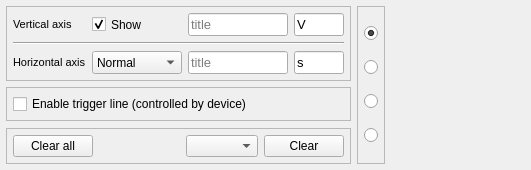
            <widget class="QWidget" name="settings">
             <attribute name="icon">
              <iconset resource="resources.qrc">
               <normaloff>:/images/icons/settingsLighter.png</normaloff>:/images/icons/settingsLighter.png</iconset>
             </attribute>
             <attribute name="title">
              <string/>
             </attribute>
             <layout class="QHBoxLayout" name="horizontalLayout" stretch="1,1,1000">
              <property name="leftMargin">
               <number>6</number>
              </property>
              <property name="topMargin">
               <number>6</number>
              </property>
              <property name="rightMargin">
               <number>6</number>
              </property>
              <property name="bottomMargin">
               <number>6</number>
              </property>
              <item>
               <layout class="QVBoxLayout" name="verticalLayout_9">
                <property name="spacing">
                 <number>6</number>
                </property>
                <item>
                 <widget class="QFrame" name="frame_5">
                  <property name="frameShape">
                   <enum>QFrame::StyledPanel</enum>
                  </property>
                  <property name="frameShadow">
                   <enum>QFrame::Plain</enum>
                  </property>
                  <layout class="QGridLayout" name="gridLayout_11" columnstretch="1,1,1000,1">
                   <property name="leftMargin">
                    <number>6</number>
                   </property>
                   <property name="topMargin">
                    <number>6</number>
                   </property>
                   <property name="rightMargin">
                    <number>6</number>
                   </property>
                   <property name="bottomMargin">
                    <number>6</number>
                   </property>
                   <item row="2" column="1">
                    <widget class="QComboBox" name="comboBoxHAxisType">
                     <property name="sizePolicy">
                      <sizepolicy hsizetype="Preferred" vsizetype="Preferred">
                       <horstretch>0</horstretch>
                       <verstretch>0</verstretch>
                      </sizepolicy>
                     </property>
                     <property name="toolTip">
                      <string>&lt;html&gt;&lt;head/&gt;&lt;body&gt;&lt;p&gt;Style of time values&lt;/p&gt;&lt;/body&gt;&lt;/html&gt;</string>
                     </property>
                     <property name="currentIndex">
                      <number>1</number>
                     </property>
                     <item>
                      <property name="text">
                       <string>Hidden</string>
                      </property>
                     </item>
                     <item>
                      <property name="text">
                       <string>Normal</string>
                      </property>
                     </item>
                     <item>
                      <property name="text">
                       <string>MM:SS</string>
                      </property>
                     </item>
                     <item>
                      <property name="text">
                       <string>HH:MM:SS</string>
                      </property>
                     </item>
                    </widget>
                   </item>
                   <item row="2" column="0">
                    <widget class="QLabel" name="label_25">
                     <property name="font">
                      <font>
                       <pointsize>8</pointsize>
                      </font>
                     </property>
                     <property name="text">
                      <string>Horizontal axis</string>
                     </property>
                    </widget>
                   </item>
                   <item row="0" column="2">
                    <widget class="QLineEdit" name="lineEditVtitle">
                     <property name="sizePolicy">
                      <sizepolicy hsizetype="Preferred" vsizetype="Preferred">
                       <horstretch>0</horstretch>
                       <verstretch>0</verstretch>
                      </sizepolicy>
                     </property>
                     <property name="minimumSize">
                      <size>
                       <width>100</width>
                       <height>0</height>
                      </size>
                     </property>
                     <property name="font">
                      <font>
                       <pointsize>10</pointsize>
                      </font>
                     </property>
                     <property name="placeholderText">
                      <string>title</string>
                     </property>
                     <property name="clearButtonEnabled">
                      <bool>true</bool>
                     </property>
                    </widget>
                   </item>
                   <item row="0" column="3">
                    <widget class="QLineEdit" name="lineEditVUnit">
                     <property name="sizePolicy">
                      <sizepolicy hsizetype="Preferred" vsizetype="Preferred">
                       <horstretch>0</horstretch>
                       <verstretch>0</verstretch>
                      </sizepolicy>
                     </property>
                     <property name="minimumSize">
                      <size>
                       <width>50</width>
                       <height>0</height>
                      </size>
                     </property>
                     <property name="font">
                      <font>
                       <pointsize>10</pointsize>
                      </font>
                     </property>
                     <property name="toolTip">
                      <string>&lt;html&gt;&lt;head/&gt;&lt;body&gt;&lt;p&gt;Unit of values. Use base unit without any prefix.&lt;/p&gt;&lt;/body&gt;&lt;/html&gt;</string>
                     </property>
                     <property name="text">
                      <string>V</string>
                     </property>
                     <property name="maxLength">
                      <number>32767</number>
                     </property>
                     <property name="frame">
                      <bool>true</bool>
                     </property>
                     <property name="placeholderText">
                      <string>unit</string>
                     </property>
                    </widget>
                   </item>
                   <item row="2" column="2">
                    <widget class="QLineEdit" name="lineEditHtitle">
                     <property name="sizePolicy">
                      <sizepolicy hsizetype="Preferred" vsizetype="Preferred">
                       <horstretch>0</horstretch>
                       <verstretch>0</verstretch>
                      </sizepolicy>
                     </property>
                     <property name="minimumSize">
                      <size>
                       <width>100</width>
                       <height>0</height>
                      </size>
                     </property>
                     <property name="font">
                      <font>
                       <pointsize>10</pointsize>
                      </font>
                     </property>
                     <property name="placeholderText">
                      <string>title</string>
                     </property>
                     <property name="clearButtonEnabled">
                      <bool>true</bool>
                     </property>
                    </widget>
                   </item>
                   <item row="0" column="0">
                    <widget class="QLabel" name="label_16">
                     <property name="font">
                      <font>
                       <pointsize>8</pointsize>
                      </font>
                     </property>
                     <property name="text">
                      <string>Vertical axis</string>
                     </property>
                    </widget>
                   </item>
                   <item row="0" column="1">
                    <widget class="QCheckBox" name="checkBoxVerticalValues">
                     <property name="sizePolicy">
                      <sizepolicy hsizetype="Preferred" vsizetype="Preferred">
                       <horstretch>0</horstretch>
                       <verstretch>0</verstretch>
                      </sizepolicy>
                     </property>
                     <property name="text">
                      <string>Show</string>
                     </property>
                     <property name="iconSize">
                      <size>
                       <width>16</width>
                       <height>16</height>
                      </size>
                     </property>
                     <property name="checked">
                      <bool>true</bool>
                     </property>
                    </widget>
                   </item>
                   <item row="2" column="3">
                    <widget class="QLineEdit" name="lineEditHUnit">
                     <property name="sizePolicy">
                      <sizepolicy hsizetype="Preferred" vsizetype="Preferred">
                       <horstretch>0</horstretch>
                       <verstretch>0</verstretch>
                      </sizepolicy>
                     </property>
                     <property name="minimumSize">
                      <size>
                       <width>50</width>
                       <height>0</height>
                      </size>
                     </property>
                     <property name="font">
                      <font>
                       <pointsize>10</pointsize>
                      </font>
                     </property>
                     <property name="toolTip">
                      <string>&lt;html&gt;&lt;head/&gt;&lt;body&gt;&lt;p&gt;Unit of values on horizontal axis. Use base unit without any prefix. If 's' is set as a unit, reciprocal of value has units of 'Hz'.&lt;/p&gt;&lt;/body&gt;&lt;/html&gt;</string>
                     </property>
                     <property name="text">
                      <string>s</string>
                     </property>
                     <property name="placeholderText">
                      <string>unit</string>
                     </property>
                     <property name="clearButtonEnabled">
                      <bool>false</bool>
                     </property>
                    </widget>
                   </item>
                   <item row="1" column="0" colspan="4">
                    <widget class="Line" name="line_2">
                     <property name="orientation">
                      <enum>Qt::Horizontal</enum>
                     </property>
                    </widget>
                   </item>
                  </layout>
                 </widget>
                </item>
                <item>
                 <widget class="QFrame" name="frame_25">
                  <property name="frameShape">
                   <enum>QFrame::StyledPanel</enum>
                  </property>
                  <property name="frameShadow">
                   <enum>QFrame::Plain</enum>
                  </property>
                  <layout class="QVBoxLayout" name="verticalLayout_41">
                   <property name="leftMargin">
                    <number>6</number>
                   </property>
                   <property name="topMargin">
                    <number>6</number>
                   </property>
                   <property name="rightMargin">
                    <number>6</number>
                   </property>
                   <property name="bottomMargin">
                    <number>6</number>
                   </property>
                   <item>
                    <widget class="QCheckBox" name="checkBoxTriggerLineEn">
                     <property name="toolTip">
                      <string>&lt;html&gt;&lt;head/&gt;&lt;body&gt;&lt;p&gt;Trigger line can be controlled by commands from device to show level at which the trigger is set.&lt;/p&gt;&lt;p&gt;Unchecked: line is not shown&lt;/p&gt;&lt;p&gt;Checked: line is always shown&lt;/p&gt;&lt;p&gt;Partially checked (square): line is shown temporarily after level changes&lt;/p&gt;&lt;/body&gt;&lt;/html&gt;</string>
                     </property>
                     <property name="text">
                      <string>Enable trigger line (controlled by device)</string>
                     </property>
                     <property name="tristate">
                      <bool>true</bool>
                     </property>
                    </widget>
                   </item>
                  </layout>
                 </widget>
                </item>
                <item>
                 <spacer name="verticalSpacer_11">
                  <property name="orientation">
                   <enum>Qt::Vertical</enum>
                  </property>
                  <property name="sizeHint" stdset="0">
                   <size>
                    <width>20</width>
                    <height>1</height>
                   </size>
                  </property>
                 </spacer>
                </item>
                <item>
                 <widget class="QFrame" name="frame_26">
                  <property name="frameShape">
                   <enum>QFrame::StyledPanel</enum>
                  </property>
                  <property name="frameShadow">
                   <enum>QFrame::Plain</enum>
                  </property>
                  <layout class="QHBoxLayout" name="horizontalLayout_6">
                   <property name="leftMargin">
                    <number>6</number>
                   </property>
                   <property name="topMargin">
                    <number>6</number>
                   </property>
                   <property name="rightMargin">
                    <number>6</number>
                   </property>
                   <property name="bottomMargin">
                    <number>6</number>
                   </property>
                   <item>
                    <widget class="QPushButton" name="pushButtonClearAll">
                     <property name="sizePolicy">
                      <sizepolicy hsizetype="Preferred" vsizetype="Preferred">
                       <horstretch>0</horstretch>
                       <verstretch>0</verstretch>
                      </sizepolicy>
                     </property>
                     <property name="toolTip">
                      <string>&lt;html&gt;&lt;head/&gt;&lt;body&gt;&lt;p&gt;Erase data in main plot&lt;/p&gt;&lt;/body&gt;&lt;/html&gt;</string>
                     </property>
                     <property name="text">
                      <string>Clear all</string>
                     </property>
                    </widget>
                   </item>
                   <item>
                    <spacer name="horizontalSpacer_13">
                     <property name="orientation">
                      <enum>Qt::Horizontal</enum>
                     </property>
                     <property name="sizeHint" stdset="0">
                      <size>
                       <width>40</width>
                       <height>20</height>
                      </size>
                     </property>
                    </spacer>
                   </item>
                   <item>
                    <widget class="QComboBox" name="comboBoxChClear">
                     <property name="sizePolicy">
                      <sizepolicy hsizetype="Preferred" vsizetype="Preferred">
                       <horstretch>0</horstretch>
                       <verstretch>0</verstretch>
                      </sizepolicy>
                     </property>
                     <property name="toolTip">
                      <string>&lt;html&gt;&lt;head/&gt;&lt;body&gt;&lt;p&gt;Graph to be cleared&lt;/p&gt;&lt;/body&gt;&lt;/html&gt;</string>
                     </property>
                     <property name="maxVisibleItems">
                      <number>1000</number>
                     </property>
                    </widget>
                   </item>
                   <item>
                    <widget class="QPushButton" name="pushButtonClearGraph">
                     <property name="sizePolicy">
                      <sizepolicy hsizetype="Minimum" vsizetype="Preferred">
                       <horstretch>0</horstretch>
                       <verstretch>0</verstretch>
                      </sizepolicy>
                     </property>
                     <property name="toolTip">
                      <string>&lt;html&gt;&lt;head/&gt;&lt;body&gt;&lt;p&gt;Clear one graph&lt;/p&gt;&lt;/body&gt;&lt;/html&gt;</string>
                     </property>
                     <property name="text">
                      <string>Clear</string>
                     </property>
                    </widget>
                   </item>
                  </layout>
                 </widget>
                </item>
               </layout>
              </item>
              <item>
               <layout class="QVBoxLayout" name="verticalLayout_14">
                <item>
                 <widget class="QFrame" name="frame_29">
                  <property name="frameShape">
                   <enum>QFrame::StyledPanel</enum>
                  </property>
                  <property name="frameShadow">
                   <enum>QFrame::Plain</enum>
                  </property>
                  <layout class="QVBoxLayout" name="verticalLayout_37">
                   <property name="leftMargin">
                    <number>6</number>
                   </property>
                   <property name="topMargin">
                    <number>6</number>
                   </property>
                   <property name="rightMargin">
                    <number>6</number>
                   </property>
                   <property name="bottomMargin">
                    <number>6</number>
                   </property>
                   <item>
                    <widget class="QRadioButton" name="radioButtonLayoutTime">
                     <property name="toolTip">
                      <string>&lt;html&gt;&lt;head/&gt;&lt;body&gt;&lt;p&gt;Time plot only&lt;/p&gt;&lt;/body&gt;&lt;/html&gt;</string>
                     </property>
                     <property name="text">
                      <string/>
                     </property>
                     <property name="icon">
                      <iconset resource="resources.qrc">
                       <normaloff>:/images/icons/viewtime.png</normaloff>:/images/icons/viewtime.png</iconset>
                     </property>
                     <property name="iconSize">
                      <size>
                       <width>40</width>
                       <height>30</height>
                      </size>
                     </property>
                     <property name="checked">
                      <bool>true</bool>
                     </property>
                    </widget>
                   </item>
                   <item>
                    <widget class="QRadioButton" name="radioButtonLayoutAll">
                     <property name="toolTip">
                      <string>&lt;html&gt;&lt;head/&gt;&lt;body&gt;&lt;p&gt;All plots&lt;/p&gt;&lt;/body&gt;&lt;/html&gt;</string>
                     </property>
                     <property name="text">
                      <string/>
                     </property>
                     <property name="icon">
                      <iconset resource="resources.qrc">
                       <normaloff>:/images/icons/viewAll.png</normaloff>:/images/icons/viewAll.png</iconset>
                     </property>
                     <property name="iconSize">
                      <size>
                       <width>40</width>
                       <height>30</height>
                      </size>
                     </property>
                    </widget>
                   </item>
                   <item>
                    <widget class="QRadioButton" name="radioButtonLayoutFFT">
                     <property name="toolTip">
                      <string>&lt;html&gt;&lt;head/&gt;&lt;body&gt;&lt;p&gt;Spectrum only&lt;/p&gt;&lt;/body&gt;&lt;/html&gt;</string>
                     </property>
                     <property name="text">
                      <string/>
                     </property>
                     <property name="icon">
                      <iconset resource="resources.qrc">
                       <normaloff>:/images/icons/viewfft.png</normaloff>:/images/icons/viewfft.png</iconset>
                     </property>
                     <property name="iconSize">
                      <size>
                       <width>40</width>
                       <height>30</height>
                      </size>
                     </property>
                    </widget>
                   </item>
                   <item>
                    <widget class="QRadioButton" name="radioButtonLayoutXY">
                     <property name="toolTip">
                      <string>&lt;html&gt;&lt;head/&gt;&lt;body&gt;&lt;p&gt;XY plot only&lt;/p&gt;&lt;/body&gt;&lt;/html&gt;</string>
                     </property>
                     <property name="text">
                      <string/>
                     </property>
                     <property name="icon">
                      <iconset resource="resources.qrc">
                       <normaloff>:/images/icons/viewxy.png</normaloff>:/images/icons/viewxy.png</iconset>
                     </property>
                     <property name="iconSize">
                      <size>
                       <width>40</width>
                       <height>30</height>
                      </size>
                     </property>
                    </widget>
                   </item>
                  </layout>
                 </widget>
                </item>
               </layout>
              </item>
              <item>
               <spacer name="horizontalSpacer_12">
                <property name="orientation">
                 <enum>Qt::Horizontal</enum>
                </property>
                <property name="sizeHint" stdset="0">
                 <size>
                  <width>40</width>
                  <height>0</height>
                 </size>
                </property>
               </spacer>
              </item>
             </layout>
            </widget>
